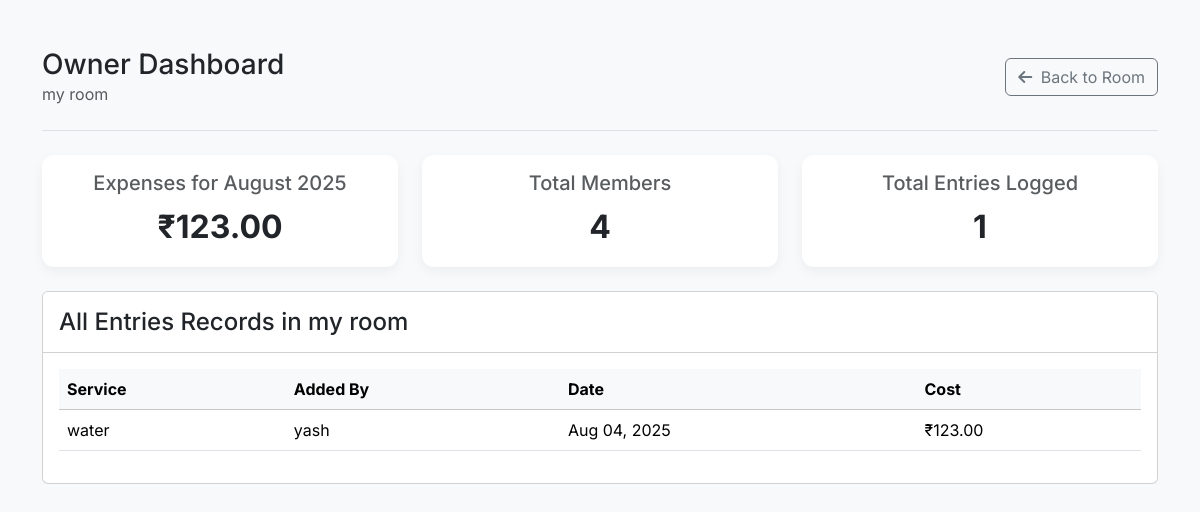
Page /rooms/3/owner/ (signed in) on the earlier database version.
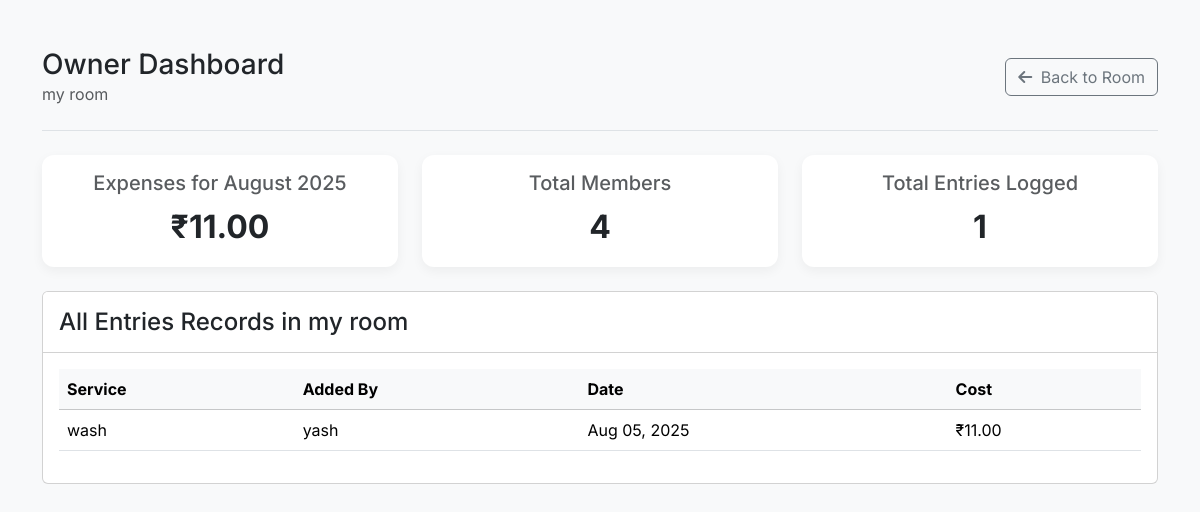
Same page on the later database version.
### Room/models.py (models this page shows, shortened)
class Room(models.Model):
    name = models.CharField(max_length=100)
    description = models.TextField(blank=True)
    invite_code = models.CharField(max_length=8, default=generate_invite_code, unique=True)
    owner = models.ForeignKey(User, on_delete=models.CASCADE, related_name='owned_rooms')
    members = models.ManyToManyField(User, related_name='rooms', blank=True)

class ServiceRecord(models.Model):
    service = models.ForeignKey('Allservices', on_delete=models.CASCADE, related_name='records')
    description = models.TextField()
    cost = models.DecimalField(max_digits=10, decimal_places=2)
    created_by = models.ForeignKey(User, on_delete=models.SET_NULL, null=True, related_name='created_records')
    updated_by = models.ForeignKey(User, on_delete=models.SET_NULL, null=True, blank=True,
                                   related_name='updated_records')
    created_at = models.DateTimeField(auto_now_add=True)
    updated_at = models.DateTimeField(auto_now=True)

class Allservices(models.Model):
    room = models.ForeignKey('Room', on_delete=models.CASCADE, related_name='services')
    created_by = models.ForeignKey(User, on_delete=models.CASCADE)
    service_name = models.CharField(max_length=255)
    description = models.CharField(max_length=255)

### Room/views.py (the view)
# urls.py: path('rooms/<int:room_id>/owner/', views.room_owner_dashboard_view, name='room_owner_dashboard'),
@login_required
def room_owner_dashboard_view(request, room_id):
    room = get_object_or_404(Room, pk=room_id)
    if request.user != room.owner:
        return redirect('room_dashboard', room_id=room.id)
    now = datetime.now()
    monthly_expenses = ServiceRecord.objects.filter(
        service__room=room, created_at__year=now.year, created_at__month=now.month
    ).aggregate(total=Sum('cost'))['total'] or 0
    all_records = ServiceRecord.objects.filter(service__room=room).order_by('-created_at')
    context = {
        'room': room,
        'monthly_expenses': monthly_expenses,
        'all_records': all_records,
        'current_month': now.strftime('%B %Y')
    }
    return render(request, 'Room/room_owner_dashboard.html', context)

### templates/Room/room_owner_dashboard.html (shortened to what this page needs)
<!DOCTYPE html>
<html lang="en">
<head>
    <link href="https://cdn.jsdelivr.net/npm/bootstrap@5.3.3/dist/css/bootstrap.min.css" rel="stylesheet">
    <link rel="stylesheet" href="https://cdnjs.cloudflare.com/ajax/libs/font-awesome/6.5.1/css/all.min.css">
</head>
<body>
    <div class="container my-4 my-md-5">
        <header class="d-flex justify-content-between align-items-center pb-4 mb-4 border-bottom">
            <div>
                <h1 class="h3 mb-0">Owner Dashboard</h1>
                <p class="text-muted mb-0">{{ room.name }}</p>
            </div>
            <a href="{% url 'room_dashboard' room.id %}" class="btn btn-outline-secondary">
                <i class="fas fa-arrow-left me-1"></i> Back to Room
            </a>
        </header>
        <div class="row g-4 mb-4">
            <div class="col-md-4">
                <div class="card stat-card text-center">
                    <div class="card-body">
                        <h5 class="card-title text-muted">Expenses for {{ current_month }}</h5>
                        <p class="card-text fs-2 fw-bold">₹{{ monthly_expenses|floatformat:2 }}</p>
                    </div>
                </div>
            </div>
            <div class="col-md-4">
                <div class="card stat-card text-center">
                    <div class="card-body">
                        <h5 class="card-title text-muted">Total Members</h5>
                        <p class="card-text fs-2 fw-bold">{{ room.members.count }}</p>
                    </div>
                </div>
            </div>
            <div class="col-md-4">
                <div class="card stat-card text-center">
                    <div class="card-body">
                        <h5 class="card-title text-muted">Total Entries Logged</h5>
                        <p class="card-text fs-2 fw-bold">{{ all_records.count }}</p>
                    </div>
                </div>
            </div>
        </div>
        <div class="card">
            <div class="card-header bg-white py-3">
                <h4 class="card-title mb-0">All Entries Records in {{ room.name }}</h4>
            </div>
            <div class="card-body">
                <div class="table-responsive">
                    <table class="table table-hover">
                        <thead class="table-light">
                            <tr>
                                <th>Service</th>
                                <th>Added By</th>
                                <th>Date</th>
                                <th>Cost</th>
                            </tr>
                        </thead>
                        <tbody>
                            {% for record in all_records %}
                            <tr>
                                <td>{{ record.service.service_name }}</td>
                                <td>{{ record.service.created_by.username }}</td>
                                <td>{{ record.created_at|date:"M d, Y" }}</td>
                                <td>₹{{ record.cost|floatformat:2 }}</td>
                            </tr>
                            {% empty %}
                            <tr>
                                <td colspan="4" class="text-center py-4">No records found for this room.</td>
                            </tr>
                            {% endfor %}
                        </tbody>
                    </table>
                </div>
            </div>
        </div>
    </div>
</body>
</html>

### templates/Room/room_owner_dashboard.html (style rules this page uses)
body { font-family: 'Inter', sans-serif; background-color: #f8f9fa; }
.stat-card { border: none; border-radius: 0.75rem; box-shadow: 0 4px 12px rgba(0, 0, 0, 0.05); }

Differences in the rows shown:
removed ServiceRecord: service.service_name "water", service.created_by.username "yash", created_at "Aug 04, 2025", cost "123.00"
added ServiceRecord: service.service_name "wash", service.created_by.username "yash", created_at "Aug 05, 2025", cost "11.00"
Other differences:
{{ monthly_expenses|floatformat:2 }}: "123.00" → "11.00"
